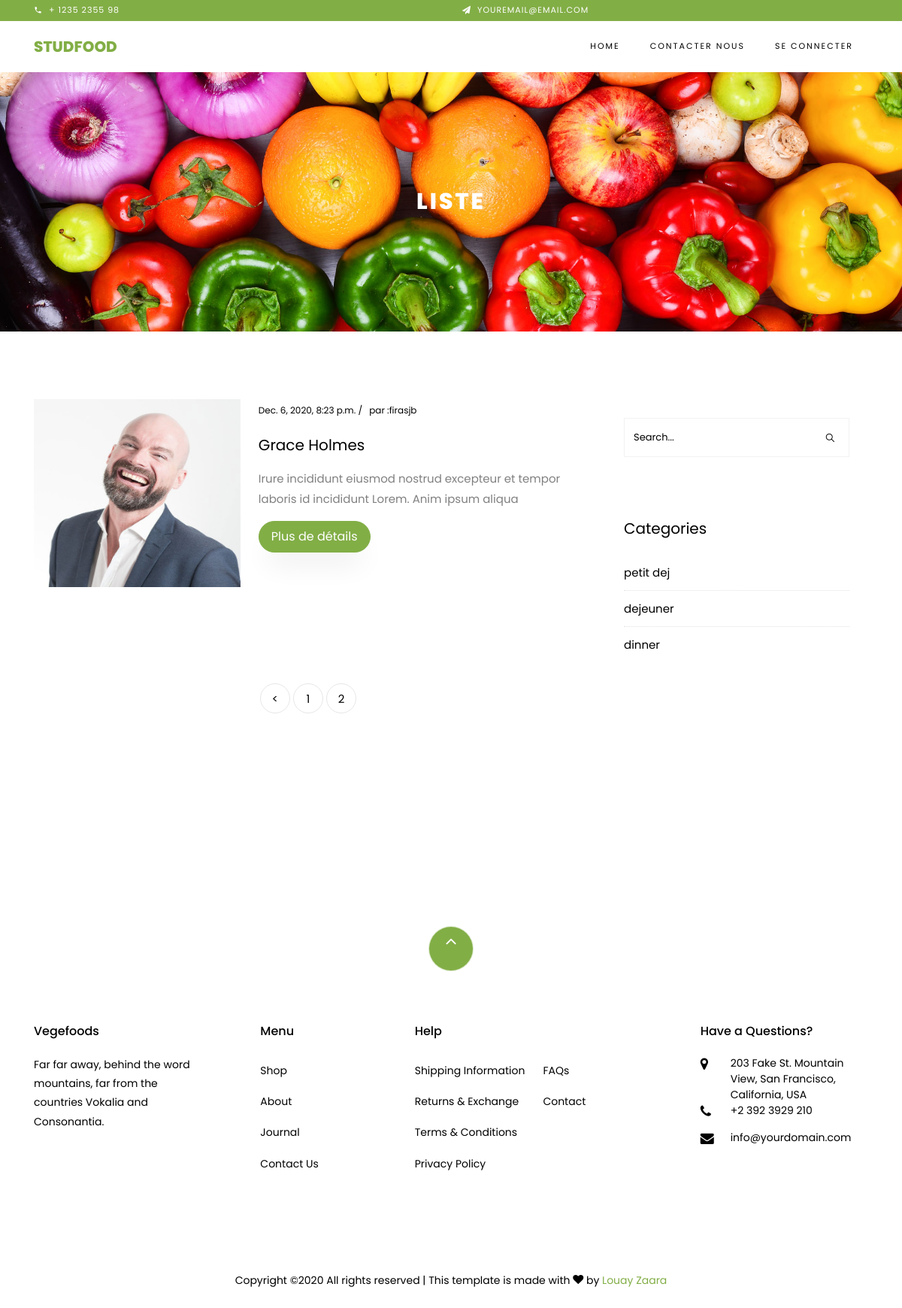
The page /home/?page=2 on the database its author committed.
### studfood/models.py (models this page shows, shortened)
class FoodMenu(models.Model):
    user = models.ForeignKey(User, null=True, on_delete=models.CASCADE)
    name = models.CharField(max_length=25, null=True)
    category = models.ManyToManyField(category, null=True)
    details = models.TextField(null=True)
    date = models.DateTimeField(null=True, blank=True)
    picture1 = models.ImageField(null=True, blank=True,upload_to='images/')
    picture2 = models.ImageField(null=True, blank=True,upload_to='images/')
    picture3 = models.ImageField(null=True, blank=True,upload_to='images/')
    slug = models.SlugField(blank=True, unique=True,null=True)
    date_created = models.DateTimeField(auto_now_add=True, null=True)
    class Meta:
        verbose_name_plural = "Food-Menu"

class category(models.Model):
    name = models.CharField(max_length=50, null=True)
    def __str__(self):
        return self.name
    class Meta:
        verbose_name_plural = "Catégorie"

### studfood/views.py (the view)
# urls.py: path('home/', views.homePage, name="home-page"),
def homePage(request):
    menu_list = FoodMenu.objects.all()
    category_list = category.objects.all()
    Filter = FoodMenuFilter(request.GET, queryset=menu_list)
    menu_list = Filter.qs
    page = request.GET.get('page')
    paginator = Paginator(menu_list, 3)
    try:
        menu_list = paginator.page(page)
    except PageNotAnInteger:
        menu_list = paginator.page(1)
    except EmptyPage:
        menu_list = paginator.page(paginator.page_range)
    context = {
        'menu_list':menu_list,
        'Filter':Filter,
        'category_list':category_list
    }
    return render(request, 'acceuil.html',context)

### studfood/templates/acceuil.html (shortened to what this page needs)
{% extends "base.html" %}
{% load static %}
{% block content %}
<div class="hero-wrap hero-bread" style="background-image: url({% static 'assets/images/bg_2.jpg' %});">
    <div class="container">
      <div class="row no-gutters slider-text align-items-center justify-content-center">
        <div class="col-md-9 ftco-animate text-center">
          <h1 class="mb-0 bread">Liste</h1>
        </div>
      </div>
    </div>
  </div>
 <section class="ftco-section ftco-degree-bg">
      <div class="container">
        <div class="row">
          <div class="col-lg-8 ftco-animate">
				<div class="row">
                    {% if menu_list %}
                        {% for menu in menu_list %}
                        <div class="col-md-12 d-flex ftco-animate">
                        <div class="blog-entry align-self-stretch d-md-flex">
                        <img src="{{menu.picture1.url}}" class="block-20">
                        <div class="text d-block pl-md-4">
                            <div class="meta mb-3">
                            <div><a >{{menu.date}} /</a></div>
                            <div><a > par :{{menu.user}}</a></div>
                            </div>
                            <h3 class="heading"><a href="#">{{menu.name}}</a></h3>
                            <p>{{menu.details}}</p>
                            <p><a href="{% url 'studfood:single-menu' menu.id %}" class="btn btn-primary py-2 px-3">Plus de détails</a></p>
                        </div>
                        </div>
                    </div>
                    {% endfor %}
                    {% endif %}
                </div>
      {% if menu_list.has_other_pages %}
      <div class="row mt-5">
          <div class="col text-center">
          <div class="block-27">
              {% if menu_list.has_other_pages %}
              <ul>
                  {% if menu_list.has_previous %}
              <li><a href="?page={{menu_list.previous_page_number}}">&lt;</a></li>
              {% endif %}
              {% for i in menu_list.paginator.page_range %}
              {% if menu_list.number == i %}
              <li><a class="active" href="?page={{i}}">{{i}}</a></li>
              {% else %}
              <li><a href="?page={{i}}">{{i}}</a></li>
              {% endif %}
              {% endfor %}
              </ul>
              {% endif %}
          </div>
          </div>
      </div>
{% endif %}
          </div>
          <div class="col-lg-4 sidebar ftco-animate">
            <div class="sidebar-box">
              <form action="#" class="search-form">
                <div class="form-group">
                  <span class="icon ion-ios-search"></span>
                  <input type="text" class="form-control" placeholder="Search...">
                </div>
              </form>
            </div>
            {% if category_list %}
            <div class="sidebar-box ftco-animate">
              <h3 class="heading">Categories</h3>
              {% for category in category_list %}
              <ul class="categories">
                <li><a href="#">{{category}}</a></li>
                {% endfor %}
              </ul>
              {% endif %}
            </div>
          </div>
        </div>
      </div>
    </section>
{% endblock %}

### rows shown on the page
FoodMenu: picture1 (picture), date "Dec. 6, 2020, 8:23 p.m.", user "firasjb", name "Grace Holmes", details "Irure incididunt eiusmod nostrud excepteur et tempor laboris id incididunt Lorem. Anim ipsum aliqua"
category: name "petit dej"
category: name "dejeuner"
category: name "dinner"

### other values the page prints
{{ i }} "1"
{{ i }} "2"
